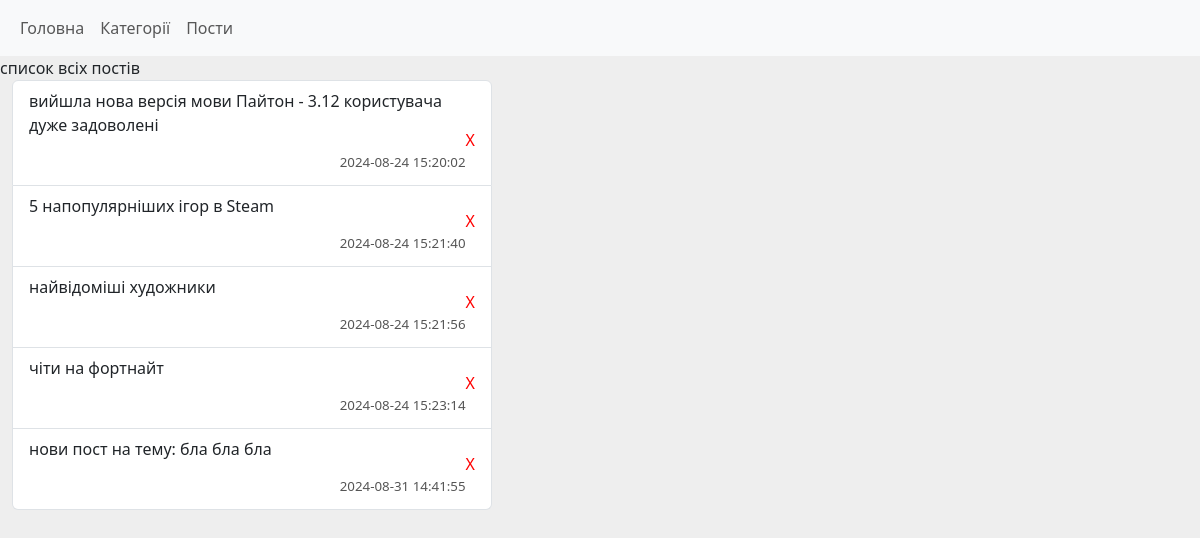
The app's page /post/view, older data.
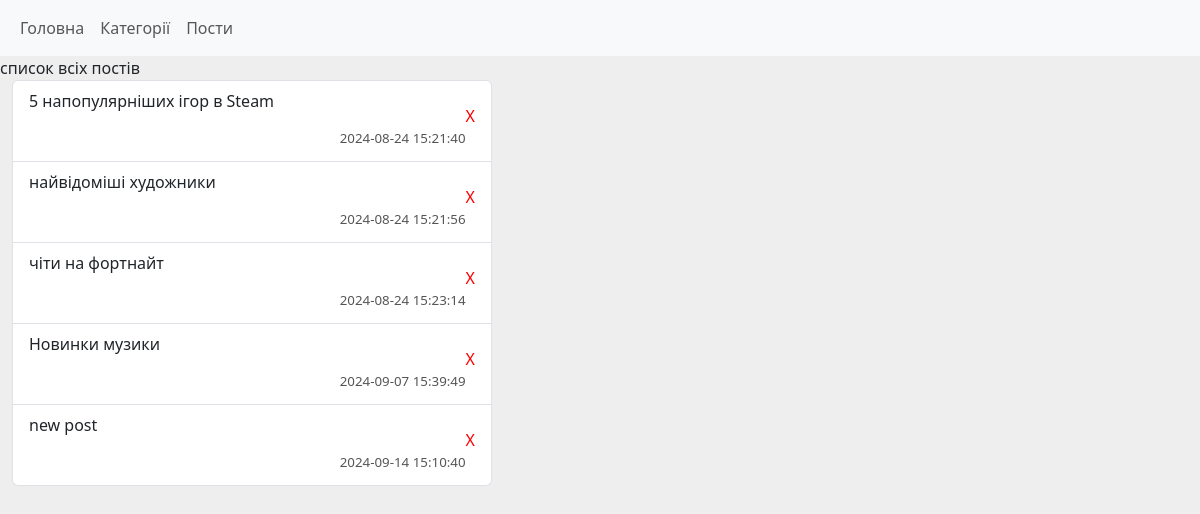
The same page, newer data.
### tables this page shows
CREATE TABLE post (
	id INTEGER PRIMARY KEY AUTOINCREMENT,
	category_id INTEGER NOT NULL,
	text TEXT,
	datetime DATETIME NOT NULL DEFAULT CURRENT_TIMESTAMP,
	
	FOREIGN KEY (category_id) REFERENCES category(id) 
);

### main.py (the view)
@app.route("/post/view")
def post_view():
    return render_template("post_view.html",
                           posts_list = db.getPosts())

### db.py (called while the page is built)
def open():
    global conn, cursor
    conn = sqlite3.connect(db_name)
    cursor = conn.cursor()

def close():
    cursor.close()
    conn.close()

def getPosts():
    open()
    cursor.execute(" SELECT * FROM post ")
    result = cursor.fetchall()
    close()
    return result

### templates/post_view.html
{% extends 'base.html' %}
{% block content %}
    список всіх постів
    <div class="posts-list">
        <ul class="list-group">
            {% for post in posts_list  %}
                <li class="list-group-item">
                    <p>{{ post[2] }}</p>
                    <span class="delete">
                        <a href="/post/delete/{{post[0]}}">X</a>
                    </span>
                    <span class="date"> {{ post[3] }} </span>
                </li>
            {% endfor %}
        </ul>
    </div>
{% endblock %}

### templates/base.html (shortened to what this page needs)
<!DOCTYPE html>
<html lang="en">
<head>
    <link href="https://cdn.jsdelivr.net/npm/bootstrap@5.3.3/dist/css/bootstrap.min.css" rel="stylesheet">
    <link rel="stylesheet" href="{{ url_for('static', filename='style.css') }}">
</head>
<body>
    {% include 'menu.html' %}
    {% block content %}{% endblock %}
</body>
</html>

### templates/menu.html
<nav class="navbar navbar-expand-lg bg-body-tertiary">
    <div class="container-fluid">
        <ul class="navbar-nav me-auto mb-2 mb-lg-0">
            <li class="nav-item">
                <a href="/" class="nav-link">Головна</a>
            </li>
            <li  class="nav-item">
                <a href="/post/category" class="nav-link">
                    Категорії
                </a>
            </li>
            <li  class="nav-item">
                <a href="/post/view" class="nav-link">
                    Пости
                </a>
            </li>
        </ul>
    </div>
</nav>

### static/style.css (style rules this page uses)
body { background: #eee; }
.posts-list { margin-left: 1%; width: 40%; }
.date { font-size: smaller; color: #555; float: right; }
.delete { float: right; position: relative; bottom: 25px; }
.delete a { color: red; text-decoration: none; }

Row changes from the older to the newer data that the page shows:
removed post: text "вийшла нова версія мови Пайтон - 3.12 користувача дуже задоволені", datetime "2024-08-24 15:20:02"
removed post: text "нови пост на тему: бла бла бла", datetime "2024-08-31 14:41:55"
added post: text "Новинки музики", datetime "2024-09-07 15:39:49"
added post: text "new post", datetime "2024-09-14 15:10:40"
